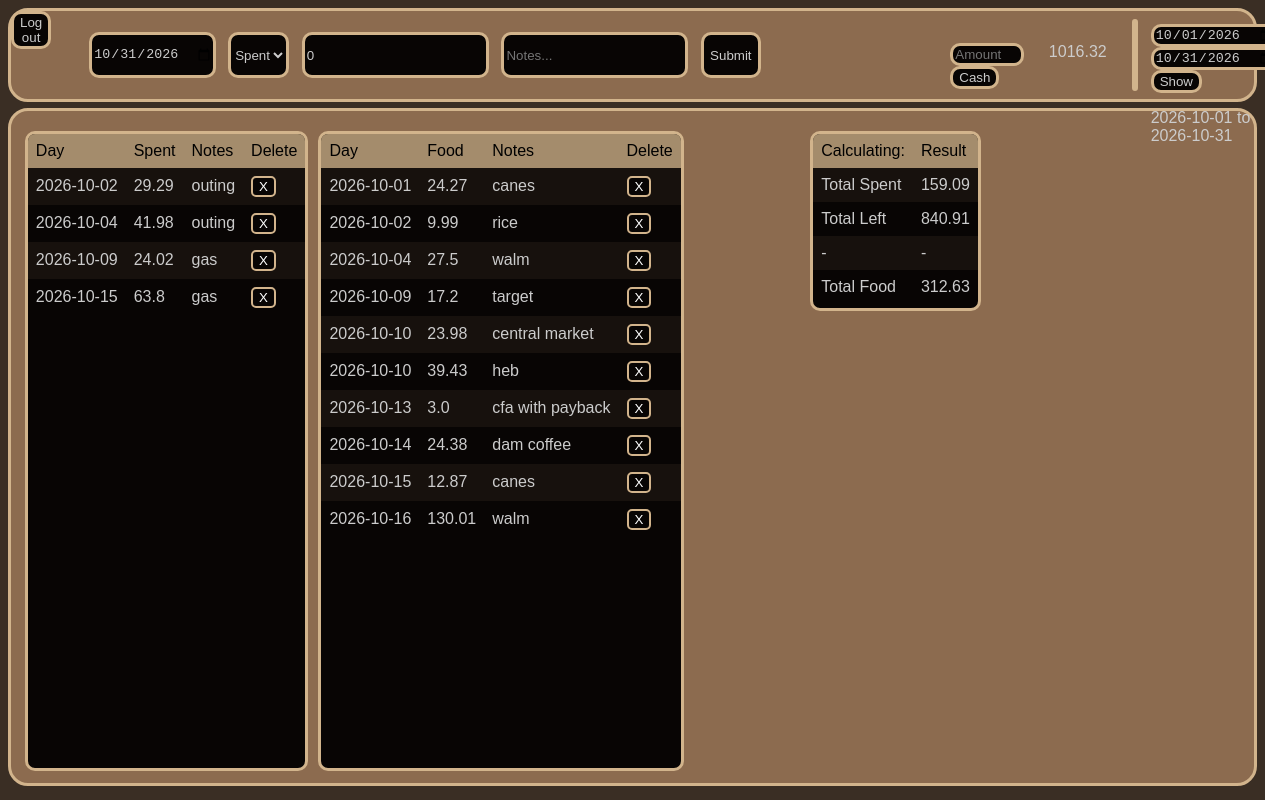
Page / (signed in) on the earlier database version.
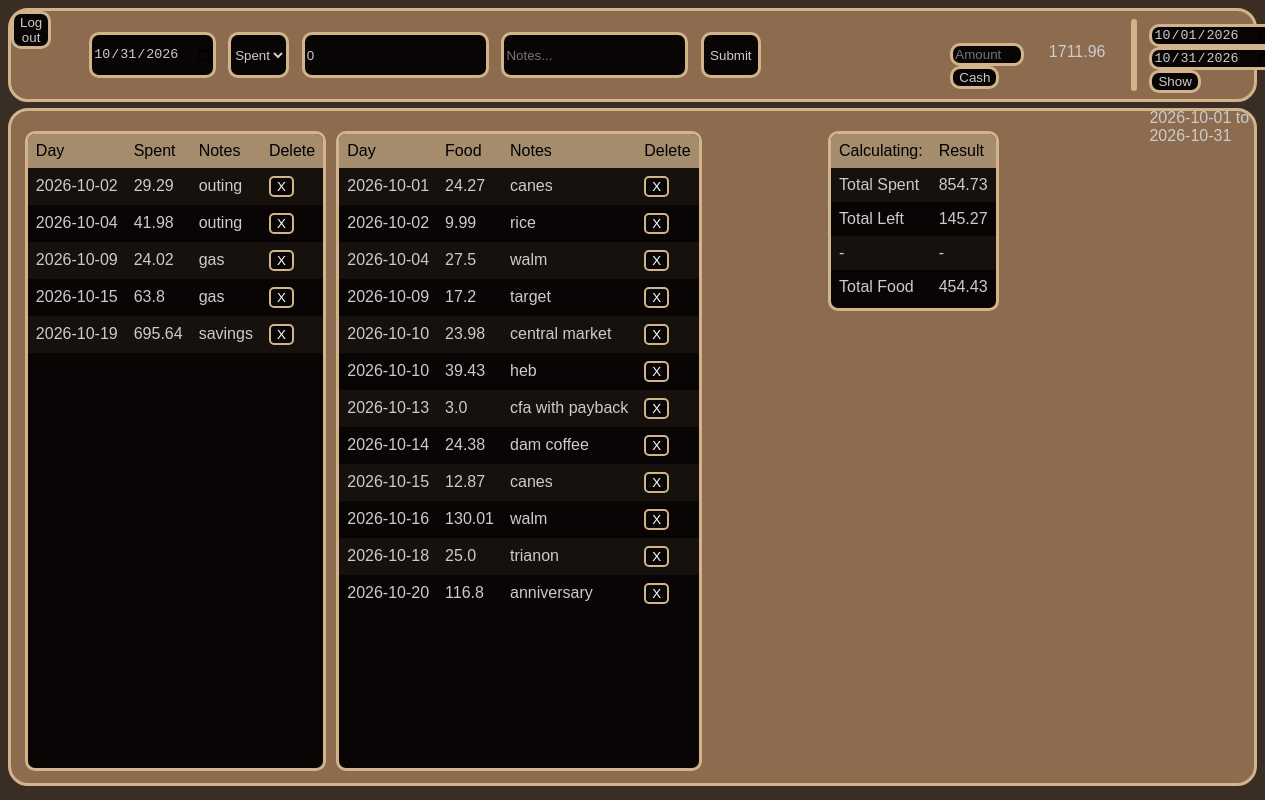
Same page on the later database version.
### tables this page shows
CREATE TABLE transactions (
    id           INTEGER PRIMARY KEY,
    user_id      INTEGER NOT NULL REFERENCES users(id),
    kind         TEXT NOT NULL CHECK (kind IN ('General_txn','Specific_txn','cash','food')),
    txn_date     TEXT NOT NULL,          -- stored as 'YYYY-MM-DD'
    amount_cents INTEGER NOT NULL,
    notes        TEXT
);

### app/routes.py (the view)
@main.route('/', methods=['GET', 'POST'])
@login_required
def dashboard(user_id):
    con, cur = db.get_connection()
    try:
        if request.method == 'POST':
            services.handle_form_submission(cur, con, request.form, user_id)
        start, end = services.get_date_range(request.args)
        data = services.get_dashboard_data(cur, start, end, user_id)
        return render_template(
            'index.html',
            start=start,
            end=end,
            filename=services.get_display_range(start, end),
            **data,
        )
    finally:
        db.close_connection(con)

### app/database.py (called while the page is built)
def get_connection(path=None):
    if path is None:
        path = DB_PATH
    con = sqlite3.connect(path)
    cur = con.cursor()
    return con, cur

def close_connection(con):
    con.close()

def _dollars(cents):
    return round(cents / 100, 2)

def get_sum(cur, kind, start, end, user_id):
    if (start != None and end != None):
        cur.execute(
            "SELECT SUM(amount_cents) FROM transactions "
            "WHERE user_id = ? AND kind = ? AND txn_date BETWEEN ? AND ?",
            (user_id, kind, start, end),
        )
    else:
        cur.execute(
            "SELECT SUM(amount_cents) FROM transactions "
            "WHERE user_id = ? AND kind = ?",
            (user_id, kind),
        )
    result = cur.fetchone()[0]
    return _dollars(result) if result is not None else 0

def get_rows(cur, kind, user_id, start=None, end=None, reverse=False):
    query = (
        "SELECT id, txn_date, amount_cents, notes FROM transactions "
        "WHERE user_id = ? AND kind = ?"
    )
    params = [user_id, kind]
    if start is not None:
        query += " AND txn_date >= ?"
        params.append(start)
    if end is not None:
        query += " AND txn_date <= ?"
        params.append(end)
    query += " ORDER BY txn_date, id"
    cur.execute(query, params)
    rows = [(r[0], r[1], _dollars(r[2]), r[3] or "") for r in cur.fetchall()]
    return rows[::-1] if reverse else rows

### app/routes.py (called while the page is built)
def login_required(view):
    @wraps(view)
    def wrapped(*args, **kwargs):
        user_id = session.get("user_id")
        if not isinstance(user_id, int):
            session.clear()
            flash("Please log in to view your budget.", "error")
            return redirect(url_for("main.login"))
        return view(user_id, *args, **kwargs)
    return wrapped

### app/services.py (called while the page is built)
def get_date_range(args):
    today = date.today()
    first = today.replace(day=1)
    next_month = (first + timedelta(days=32)).replace(day=1)
    last = next_month - timedelta(days=1)
    start = _valid_date(args.get('start')) or first.isoformat()
    end = _valid_date(args.get('end')) or last.isoformat()
    if start > end:
        start, end = end, start
    return start, end

def _valid_date(value):
    try:
        return datetime.strptime(value, "%Y-%m-%d").date().isoformat()
    except (TypeError, ValueError):
        return None

def get_display_range(start, end):
    return f"{start} to {end}"

### app/templates/index.html (shortened to what this page needs)
<!doctype html>
<html lang="en">
  <head>
    <link rel="stylesheet" href="../static/styles/style.css">
  </head>
  <body>
    <section class="panel header">
      <form method="POST" action="{{ url_for('main.logout') }}">
        <button type="submit" class="btn">Log out</button>
      </form>
      <form method="POST" class="entry-form">
        <input type="date" name="day" value="{{ end }}">
        <select name="type">
          <option value="spent">Spent</option>
        </select>
        <input type="number" name="amount" placeholder="Amount..." step=".01" value=0>
        <input type="text" name="notes" placeholder="Notes...">
        <button type="submit" class="btn">Submit</button>
      </form>
      <form method="POST" class="cash-form">
        <input type="number" name="cash" step=".01" placeholder="Amount">
        <button type="submit" class="btn">Cash</button>
      </form>
      <p class="cash-total">{{ totalCash }}</p>
      <table class="cash-table">
        {% for row in cashRows %}
          <tr>
            <td>{{ row[2] }}</td>
          </tr>
        {% endfor %}
      </table>
      <form method="GET" class="date-range">
        <input type="date" name="start" value="{{ start }}">
        <input type="date" name="end" value="{{ end }}">
        <button type="submit" class="btn">Show</button>
        <p>{{ filename }}</p>
      </form>
    </section>
    <section class="panel main">
      <table class="purchases">
        <thead>
          <tr>
            <td>Day</td>
            <td>Spent</td>
            <td>Notes</td>
            <td>Delete</td>
          </tr>
        </thead>
        <tbody>
          {% for row in purchaseRows %}
          <tr>
            <td>{{ row[1] }}</td>
            <td>{{ row[2] }}</td>
            <td>{{ row[3] }}</td>
            <td><form method="POST"><input type="hidden" name="csrf_token" value="{{ csrf_token() }}"><button class="remove-btn" name="removePurchase" value="{{ row[0] }}">X</button></form></td>
          </tr>
          {% endfor %}
        </tbody>
      </table>
      <table class="food">
        <thead>
          <tr>
            <td>Day</td>
            <td>Food</td>
            <td>Notes</td>
            <td>Delete</td>
          </tr>
        </thead>
        <tbody>
          {% for row in foodRows %}
          <tr>
            <td>{{ row[1] }}</td>
            <td>{{ row[2] }}</td>
            <td>{{ row[3] }}</td>
            <td><form method="POST"><input type="hidden" name="csrf_token" value="{{ csrf_token() }}"><button class="remove-btn" name="removeFood" value="{{ row[0] }}">X</button></form></td>
          </tr>
          {% endfor %}
        </tbody>
      </table>
      <table class="stats-table">
        <thead>
          <tr>
            <td>Calculating:</td>
            <td>Result</td>
          </tr>
        </thead>
        <tbody>
          <tr>
            <td>Total Spent</td>
            <td>{{ totalSpent }}</td>
          </tr>
          <tr>
            <td>Total Left</td>
            <td>{{ totalLeft }}</td>
          </tr>
          <tr>
            <td>-</td>
            <td>-</td>
          </tr>
          <tr>
            <td>Total Food</td>
            <td>{{ totalFood }}</td>
          </tr>
        </tbody>
      </table>
    </section>
  </body>
</html>

### app/static/styles/style.css (style rules this page uses)
:root { --page-bg: #3A2E24; --panel-bg: #8C6B4F; --accent: #D2B48C; --off-black: #080504; --accent-faint: #3A2E244d; --highlight: #000000; --text: #cccccc; --radius-lg: 20px; --radius-md: 10px; --radius-sm: 5px; --border-width: 3px; }
html { font-family: Arial, Helvetica, sans-serif; }
body { background-color: var(--page-bg); }
.panel { background: var(--panel-bg); border: var(--border-width) solid var(--accent); border-radius: var(--radius-lg); display: flex; }
.header { height: 11vh; color: var(--text); }
.main { height: 83vh; margin-top: .5%; padding: .3%; }
table { display: block; overflow-y: auto; text-wrap: wrap; margin: 2vh 0 1vh .8vw; background-color: var(--off-black); border: var(--border-width) solid var(--accent); border-radius: var(--radius-md); border-spacing: 0; }
thead { background-color: var(--accent); color: var(--highlight); }
tbody { color: var(--text); }
td, th { text-align: left; padding: 8px; }
tr:nth-child(odd) { background-color: var(--accent-faint); }
.cash-table { height: 9vh; width: 15vw; margin: 1vh 0 1vh 2vw; border-collapse: separate; }
.stats-table { height: 180px; margin-left: 10vw; margin-right: 1vw; }
input[type=text], input[type=number], input[type=date], input[type=email], input[type=password], select, .btn { border: var(--border-width) solid var(--accent); border-radius: var(--radius-md); background-color: var(--off-black); color: var(--text); }
.remove-btn { border: 2px solid var(--accent); border-radius: var(--radius-sm); background-color: var(--off-black); color: white; }
.entry-form { display: flex; margin: 2.6vh 0 2.6vh 2vw; }
.entry-form > * + * { margin-left: 1vw; }
.cash-form { margin: 4vh 0 0 15vw; }
.cash-form input { width: 5vw; }
.cash-total { margin: 4vh 0 0 2vw; }
.date-range { margin: 1vw; }

Differences in the rows shown:
added transactions: txn_date "2026-10-19", row "695.64", notes "savings", {{ row[0] }} 521 (drawn)
added transactions: txn_date "2026-10-18", row "25.0", notes "trianon", {{ row[0] }} 519 (drawn)
added transactions: txn_date "2026-10-20", row "116.8", notes "anniversary", {{ row[0] }} 520 (drawn)
Other differences:
{{ totalCash }}: "1016.32" → "1711.96"
{{ totalSpent }}: "159.09" → "854.73"
{{ totalLeft }}: "840.91" → "145.27"
{{ totalFood }}: "312.63" → "454.43"
